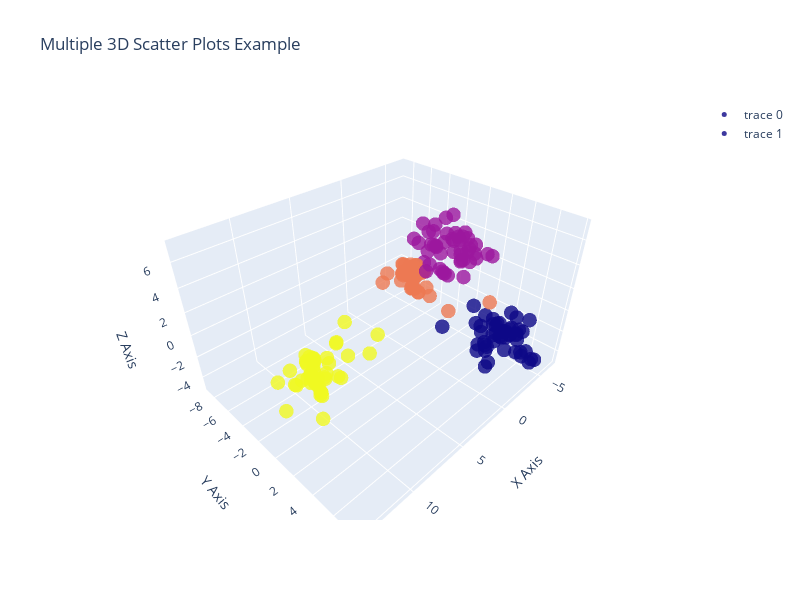

This figure's notebook cell:
### Code cell
import plotly.graph_objects as go
import numpy as np

x1 = X_train_lda[:, 0]
y1 = X_train_lda[:, 1]
z1 = X_train_lda[:, 2]

x2 = X_test_lda[:, 0]
y2 = X_test_lda[:, 1]
z2 = X_test_lda[:, 2]


# Create a 3D scatter plot
fig = go.Figure()
# Add the first scatter trace
fig.add_trace(go.Scatter3d(
    x=x1,
    y=y1,
    z=z1,
    mode='markers',
    marker=dict(
        size=5,
        color=y_train,  # Color for the first set
        opacity=0.8
    ),
    # hovertemplate = hover_text_re,
))

# Add the second scatter trace
fig.add_trace(go.Scatter3d(
    x=x2,
    y=y2,
    z=z2,
    mode='markers',
    marker=dict(
        size=5,
        color=y_test,  # Color for the second set
        opacity=0.8
    ),
    # hovertemplate = hover_text_than,
))

# Set the layout of the plot
fig.update_layout(
    scene=dict(
        xaxis_title='X Axis',
        yaxis_title='Y Axis',
        zaxis_title='Z Axis'
    ),
    width = 800,
    height = 600,
    title='Multiple 3D Scatter Plots Example'
)

# Show the plot
fig.show()

### Figure 1 — Plotly figure (JSON) as saved in the notebook; plotly's stock layout.template omitted (floating-point values rounded to 4 significant figures; data arrays with more than 128 entries replaced by an {"elided": "..."} marker saying what was removed)
{"data": [{"marker": {"color": {"elided": "160 int values"}, "opacity": 0.8, "size": 5}, "mode": "markers", "type": "scatter3d", "x": {"elided": "160 float values"}, "y": {"elided": "160 float values"}, "z": {"elided": "160 float values"}}, {"marker": {"color": [0, 0, 0, 0, 0, 0, 0, 0, 1, 1, 1, 1, 1, 1, 1, 1, 2, 2, 2, 2, 2, 2, 2, 2, 3, 3, 3, 3, 3, 3, 3, 3], "opacity": 0.8, "size": 5}, "mode": "markers", "type": "scatter3d", "x": [-4.952, -4.019, -4.438, -1.648, -0.6742, -5.939, 1.652, -2.662, -2.731, -1.75, -0.07355, -0.9166, 0.8646, -2.787, -0.6773, -3.866, -3.038, -2.828, -3.135, -6.609, -4.709, -4.832, -2.167, -5.456, 5.385, 13.32, 12.34, 8.877, 12.39, 12.19, 9.953, 13.95], "y": [7.447, 1.863, 5.8, 3.779, 5.588, 5.538, 3.148, 3.892, -0.4238, 2.162, -0.002751, -0.4347, -0.07633, 3.302, -0.5556, 1.487, -5.099, -3.934, -5.419, 1.724, -8.718, -1.229, -6.777, -4.42, 0.3658, -0.3691, 2.551, 0.3259, 2.739, -0.6404, 1.44, 1.23], "z": [-4.026, -1.098, -2.159, -0.5941, -1.281, -2.789, 0.501, -0.317, 5.023, 2.744, 6.271, 3.088, 5.72, 4.712, 2.551, 3.631, -0.7694, 0.3554, -1.51, -2.08, -2.857, -3.583, -1.894, -2.827, 0.3094, 0.5091, 2.096, -1.549, -1.071, 0.6007, 2.751, -0.358]}], "layout": {"height": 600, "scene": {"xaxis": {"title": {"text": "X Axis"}}, "yaxis": {"title": {"text": "Y Axis"}}, "zaxis": {"title": {"text": "Z Axis"}}}, "title": {"text": "Multiple 3D Scatter Plots Example"}, "width": 800}}
